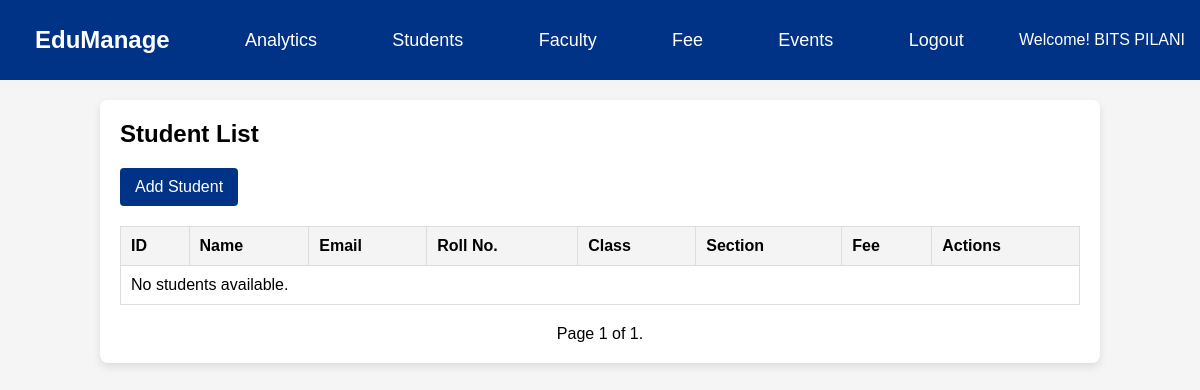
The app's page /students/ (signed in), older data.
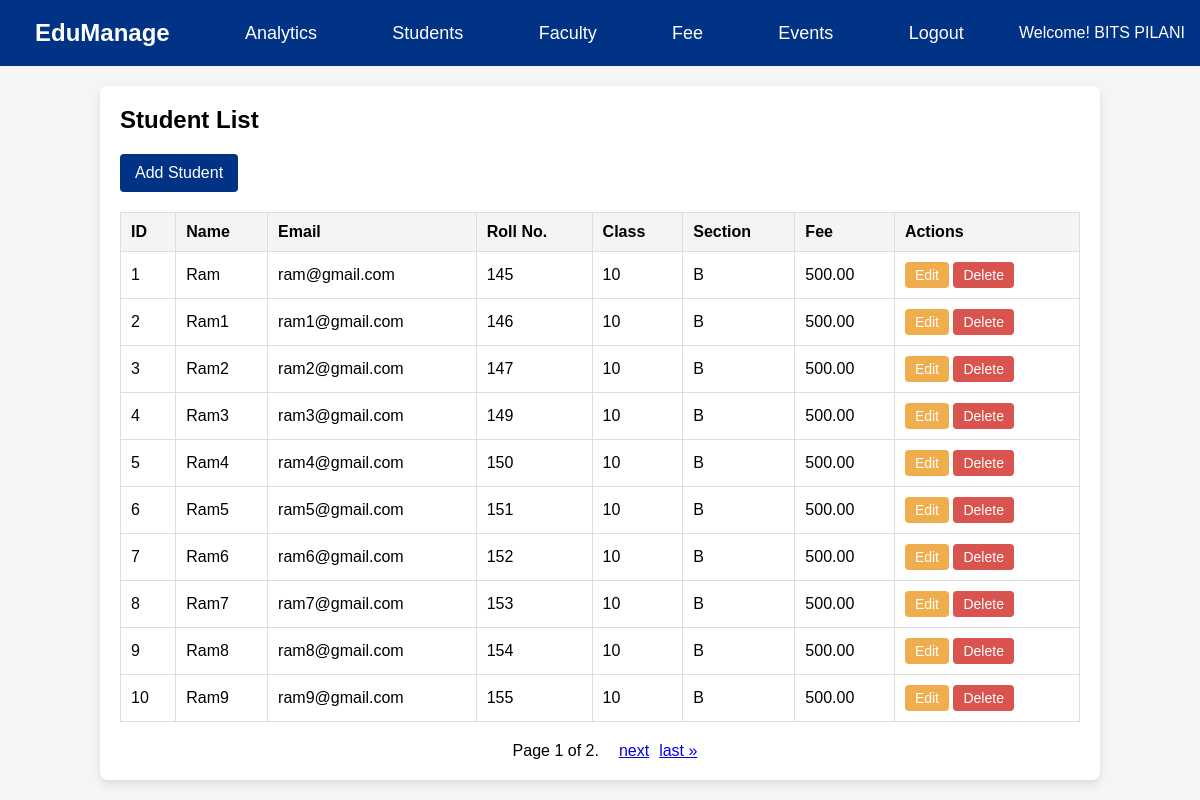
The same page, newer data.
### accounts/models.py (models this page shows, shortened)
class User(AbstractBaseUser):
    ORGANIZATION_CHOICES = [
        ('school', 'School'),
        ('college', 'College'),
    ]
    COUNTRY_CHOICES = [
        ('us', 'United States'),
        ('uk', 'United Kingdom'),
        ('in', 'India'),
    ]
    school_name = models.CharField(max_length=100)
    email = models.EmailField(unique=True)
    phone = models.CharField(max_length=15)
    address_area = models.CharField(max_length=100)
    address_landmark = models.CharField(max_length=100, blank=True, null=True)
    address_city = models.CharField(max_length=50)
    address_state = models.CharField(max_length=50)
    address_country = models.CharField(max_length=50, choices=COUNTRY_CHOICES)
    address_pincode = models.CharField(max_length=10)
    organization_type = models.CharField(max_length=10, choices=ORGANIZATION_CHOICES)
    is_active = models.BooleanField(default=True)
    is_admin = models.BooleanField(default=False)
    objects = UserManager()
    USERNAME_FIELD = 'email'
    REQUIRED_FIELDS = ['school_name']

class Student(models.Model):
    id = models.AutoField(primary_key=True)
    name = models.CharField(max_length=100)
    email = models.EmailField(unique=True)
    number = models.CharField(max_length=15)
    fathers_name = models.CharField(max_length=100)
    dob = models.DateField()
    roll_no = models.CharField(max_length=20, unique=True)
    student_class = models.CharField(max_length=20)
    section = models.CharField(max_length=10)
    fee = models.DecimalField(max_digits=10, decimal_places=2)
    school = models.ForeignKey(User, on_delete=models.CASCADE)  # Associate with school

### accounts/views.py (the view)
# urls.py: path('students/', views.student_list, name='student_list'),
@login_required
def student_list(request):
    students = Student.objects.filter(school=request.user)  # Filter by the logged-in school
    paginator = Paginator(students, 10)
    page = request.GET.get('page')
    students_page = paginator.get_page(page)
    return render(request, 'accounts/student_list.html', {'students': students_page})

### templates/accounts/student_list.html (shortened to what this page needs)
<!DOCTYPE html>
<html lang="en">
  <head>
    {% load static %}
    <link rel="stylesheet" href="{% static 'css/student_list.css' %}" />
  </head>
  <body>
    <nav class="navbar">
      <a class="navbar-brand" style="font-size: 24px; font-weight: bold"
        >EduManage</a
      >
      <a href="#" class="nav-link">Analytics</a>
      <a href="{% url 'student_list' %}" class="nav-link">Students</a>
      <a href="#" class="nav-link">Faculty</a>
      <a href="#" class="nav-link">Fee</a>
      <a href="#" class="nav-link">Events</a>
      <a href="{% url 'logout' %}" class="logout-link">Logout</a>
      <span class="school-name">Welcome! {{ user.school_name }}</span>
    </nav>
    <div class="container">
      <h2>Student List</h2>
      <div class="add-student">
        <a href="{% url 'student_add' %}" class="btn btn-primary"
          >Add Student</a
        >
      </div>
      <table class="table table-bordered">
        <thead>
          <tr>
            <th>ID</th>
            <th>Name</th>
            <th>Email</th>
            <th>Roll No.</th>
            <th>Class</th>
            <th>Section</th>
            <th>Fee</th>
            <th>Actions</th>
          </tr>
        </thead>
        <tbody>
          {% for student in students %}
          <tr>
            <td>{{ student.id }}</td>
            <td>{{ student.name }}</td>
            <td>{{ student.email }}</td>
            <td>{{ student.roll_no }}</td>
            <td>{{ student.student_class }}</td>
            <td>{{ student.section }}</td>
            <td>{{ student.fee }}</td>
            <td>
              <a
                href="{% url 'student_edit' student.id %}"
                class="btn btn-sm btn-warning"
                >Edit</a
              >
              <form
                action="{% url 'student_delete' student.id %}"
                method="POST"
                style="display: inline"
              >
                <button
                  type="submit"
                  class="btn btn-sm btn-danger"
                  onclick="return confirm('Are you sure you want to delete this student?');"
                >
                  Delete
                </button>
              </form>
            </td>
          </tr>
          {% empty %}
          <tr>
            <td colspan="8">No students available.</td>
          </tr>
          {% endfor %}
        </tbody>
      </table>
      <div class="pagination">
        <span class="step-links">
          <span class="current">
            Page {{ students.number }} of {{ students.paginator.num_pages }}.
          </span>
          {% if students.has_next %}
          <a href="?page={{ students.next_page_number }}">next</a>
          <a href="?page={{ students.paginator.num_pages }}">last &raquo;</a>
          {% endif %}
        </span>
      </div>
    </div>
  </body>
</html>

### static/css/student_list.css (style rules this page uses)
body { font-family: Arial, sans-serif; background-color: #f5f5f5; display: flex; flex-direction: column; align-items: center; height: 100vh; margin: 0; }
.navbar { width: 100%; height: 80px; background-color: #003285; display: flex; align-items: center; justify-content: space-between; padding: 0 15px; box-sizing: border-box; color: #fff; }
.navbar a { font-size: 18px; color: #fff; text-decoration: none; margin: 0 20px; }
.logout-link { font-size: 18px; color: #fff; text-decoration: none; }
.container { width: 80vw; margin: 20px auto; padding: 20px; background-color: #fff; border-radius: 8px; box-shadow: 0 4px 8px rgba(0, 0, 0, 0.1); }
h2 { margin-top: 0; }
.add-student { margin-bottom: 20px; }
.btn { padding: 10px 15px; border: none; border-radius: 4px; color: #fff; text-decoration: none; display: inline-block; font-size: 16px; cursor: pointer; }
.btn-primary { background-color: #003285; }
.btn-sm { padding: 5px 10px; font-size: 14px; }
.btn-warning { background-color: #f0ad4e; }
.btn-danger { background-color: #d9534f; }
.table { width: 100%; border-collapse: collapse; margin-bottom: 20px; }
.table th, .table td { padding: 10px; border: 1px solid #ddd; text-align: left; }
.table th { background-color: #f4f4f4; }
.table-bordered { border: 1px solid #ddd; }
.pagination { display: flex; justify-content: center; }
.step-links { display: flex; gap: 10px; }
.current { margin: 0 10px; }

Row changes from the older to the newer data that the page shows:
added Student: id "1", name "Ram", email "ram@gmail.com", roll_no "145", student_class "10", section "B", fee "500.00"
added Student: id "2", name "Ram1", email "ram1@gmail.com", roll_no "146", student_class "10", section "B", fee "500.00"
added Student: id "3", name "Ram2", email "ram2@gmail.com", roll_no "147", student_class "10", section "B", fee "500.00"
added Student: id "4", name "Ram3", email "ram3@gmail.com", roll_no "149", student_class "10", section "B", fee "500.00"
added Student: id "5", name "Ram4", email "ram4@gmail.com", roll_no "150", student_class "10", section "B", fee "500.00"
added Student: id "6", name "Ram5", email "ram5@gmail.com", roll_no "151", student_class "10", section "B", fee "500.00"
added Student: id "7", name "Ram6", email "ram6@gmail.com", roll_no "152", student_class "10", section "B", fee "500.00"
added Student: id "8", name "Ram7", email "ram7@gmail.com", roll_no "153", student_class "10", section "B", fee "500.00"
added Student: id "9", name "Ram8", email "ram8@gmail.com", roll_no "154", student_class "10", section "B", fee "500.00"
added Student: id "10", name "Ram9", email "ram9@gmail.com", roll_no "155", student_class "10", section "B", fee "500.00"
Text that changed along with them:
{{ students.paginator.num_pages }}: "1" → "2"
text no longer shown: "No students available."
text now shown: "next last »"
